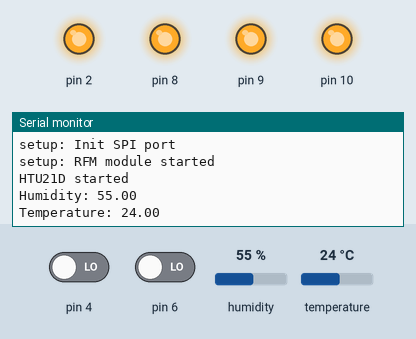
Simulated run of this sketch. Board: Arduino Nano, built with avr-gcc and run on an emulated ATmega328P. On the bench: output pins drawn as LEDs (lit = HIGH), the last lines printed to the serial monitor. The inputs (shaded band) are chosen by the test bench; at power-on: pin 6 LOW, pin 4 LOW, humidity 55 %, temperature 24 °C.

Above: at 1.2 s.
1.3 s: pin 6 driven HIGH
At 1.7 s:
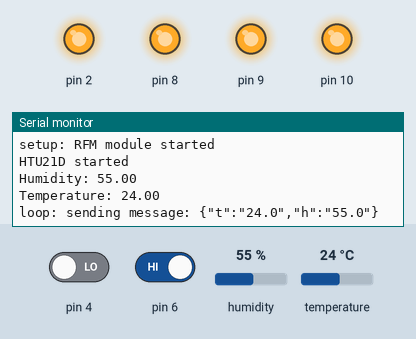
2.8 s: pin 4 driven HIGH
At 4.4 s:
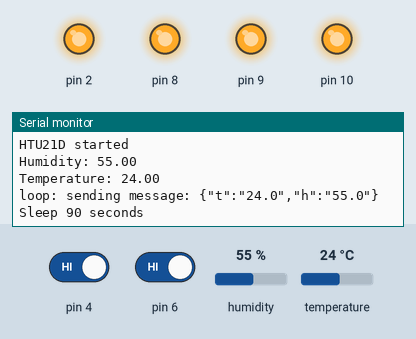

Measured:
- after the input at 1.3 s, the serial monitor: prints a new line at once (image 1)
- after the input at 2.8 s, the serial monitor: prints a new line at once (image 2)

The sketch:

LoRaWAN_V31-htu-lowpower.ino
```cpp
/****************************************************************************************
* File:     LoRaWAN_V31-htu.ino
* Author:   Maarten Westenberg
* Company:  Things4U
*
* E-mail:   mw12554@hotmail.com
*
* Publishing temperature and humidity to thethingsnetwork
* This is the low-power version, for use on battery power.
* So receiving functions are disabled...
*
* Based on the example program made by Gerben of Ideetron http://www.ideetron.nl/LoRa
* Changed and extended to support HTU21d temperature/humidity sensors
* running on an Arduino Pro-Mini
****************************************************************************************/

/****************************************************************************************
* Created on:         20-01-2015
* Supported Hardware: Arduino Pro-Mini board with RFM95 and HTU21d sensor
*
* Description
*
* Minimal Uplink for LoRaWAN
*
* This code demonstrates a LoRaWAN connection on an Arduino Nano board.
* This code sends a JSON message every minute on channel 0 (868.1 MHz) Spreading factor 7.
* On every message the frame counter is raised
*
* This code does not include
* Receiving packets and handeling (although the original receiver code is there in comments)
* Channel switching
* MAC control messages
* Over the Air joining*
*
* Jan 2016; Raised the firmware Version level to 3.1
****************************************************************************************/

/*
*****************************************************************************************
* INCLUDE FILES
*****************************************************************************************
*/
#include <SPI.h>
#include "AES-128_V10.h"
#include "Encrypt_V30.h"
#include "LoRaWAN_V30.h"
#include "RFM95_V20.h"
#include "LoRaMAC_V10.h"
#include "Waitloop_V10.h"
#include "LowPower.h"					// For the Arduino only (not the RFM95)
#include "Wire.h"
/*
*****************************************************************************************
* GLOBAL VARIABLES
*****************************************************************************************
*/

// Sensor
#include <HTU21D.h>
HTU21D myHumidity;						// Init Sensor(s)

// This key is for thethingsnetwork
unsigned char NwkSkey[16] = {
  0x2B, 0x7E, 0x15, 0x16, 0x28, 0xAE, 0xD2, 0xA6, 0xAB, 0xF7, 0x15, 0x88, 0x09, 0xCF, 0x4F, 0x3C
};

// If we want, we can add our own key here
unsigned char AppSkey[16] = {
  0x2B, 0x7E, 0x15, 0x16, 0x28, 0xAE, 0xD2, 0xA6, 0xAB, 0xF7, 0x15, 0x88, 0x09, 0xCF, 0x4F, 0x3C
};

// Please change address below to be specific for your nodes
//
unsigned char DevAddr[4] = {
  0x01, 0x01, 0x01, 0x01
};

// --------------------------------------------------------------------
// SETUP FUNCTION
// --------------------------------------------------------------------
void setup()
{

  //Initialize the UART Serial communication
  Serial.begin(115200);

  //Initialise the SPI port
  Serial.println("setup: Init SPI port");

  SPI.begin();
  SPI.beginTransaction(SPISettings(4000000,MSBFIRST,SPI_MODE0));

  //Initialize I/O pins. Some are not used, need to clean up.
  pinMode(DS2401,OUTPUT);
  pinMode(MFP,INPUT);
  pinMode(DIO0,INPUT);
  pinMode(DIO1,INPUT);
  pinMode(DIO5,INPUT);
  pinMode(DIO2,INPUT);
  pinMode(CS,OUTPUT);
  pinMode(LED,OUTPUT);

  digitalWrite(DS2401,HIGH);
  digitalWrite(CS,HIGH);

  WaitLoop_Init();

  //Wait until RFM module is started
  WaitLoop(20);
  Serial.println("setup: RFM module started");
  digitalWrite(LED,HIGH);

  myHumidity.begin();
  myHumidity.readHumidity();			// First read value after starting does not make sense.
  Serial.println("HTU21D started");
}

//---------------------------------------------------------------------
// MAIN LOOP
//---------------------------------------------------------------------
void loop()
{
  unsigned int  Frame_Counter = 0x0000;
  char msg[64];

  // HTU21 or SHT21
  float humd = myHumidity.readHumidity();
  delay(100);
  float temp = myHumidity.readTemperature();
  if (((int)temp == 999) || ((int)temp == 998)) {
	Serial.println(F("HTU temp timeout"));
  }
  if (((int)humd != 999) && ((int)humd !=998 )) {	// Timeout (no sensor) or CRC error
	Serial.print("Humidity: ");
	Serial.println(humd);
	Serial.print("Temperature: ");
	Serial.println(temp);
  }
  else {
	Serial.println("Error reading temperature and humidity");
	//return;										// In normal operation, return and do not send the 998 values.
  }

  // Floats are not defined in Arduino printf
  // Therefore make some sort of split between integer and fractional part using type casting.

  int it = (int) temp;						// Make integer part
  int ft = (int) ((temp - it)*10);			// Fraction. Has same sign as integer part
  if (ft<0) ft = -ft;						// So if it is negative make fraction positive again.
  int ih = (int) humd;						// Make integer part
  int fh = (int) ((humd - ih)*10);			// Fraction. Has same sign as integer part
  if (fh<0) fh = -fh;						// So if it is negative make fraction positive again.

  sprintf(msg,"{\"t\":\"%d.%d\",\"h\":\"%d.%d\"}",it,ft,ih,fh);

  unsigned char Test = 0x00;
  unsigned char Sleep_Sec = 0x00;
  unsigned char Sleep_Time = 0x01;

  unsigned char Data_Tx[256];
  //unsigned char Data_Rx[64];				// No receiver supported
  unsigned char Data_Length_Tx;
  //unsigned char Data_Length_Rx = 0x00;	// No receiver supported

  //Initialize RFM module
  RFM_Init();

  //Construct data
  memcpy(Data_Tx, msg, strlen(msg));
  Data_Length_Tx = strlen(msg);

  Serial.print("loop: sending message: "); Serial.println(msg);

  //Data_Length_Rx = LORA_Cycle(Data_Tx, Data_Rx, Data_Length_Tx);	// Send and receive
  LORA_Send_Data(Data_Tx, Data_Length_Tx, Frame_Counter);			// Send only! (for battery sensors)

  Frame_Counter++;

  Serial.println("Sleep 90 seconds"); Serial.println();
  delay(200);										// Delay if Sleep to succeed if all comms is done
  RFM_Write(0x01,0x00);								// Put RFM95 in Sleep mode

  LowPower.powerDown(SLEEP_8S, ADC_OFF, BOD_OFF);	// Put Arduino in Sleep mode 12 times 8 seconds
  LowPower.powerDown(SLEEP_8S, ADC_OFF, BOD_OFF);   // Either this or a for-loop (whatever takes less memory)
  LowPower.powerDown(SLEEP_8S, ADC_OFF, BOD_OFF);
  LowPower.powerDown(SLEEP_8S, ADC_OFF, BOD_OFF);
  LowPower.powerDown(SLEEP_8S, ADC_OFF, BOD_OFF);
  LowPower.powerDown(SLEEP_8S, ADC_OFF, BOD_OFF);
  LowPower.powerDown(SLEEP_8S, ADC_OFF, BOD_OFF);
  LowPower.powerDown(SLEEP_8S, ADC_OFF, BOD_OFF);
  LowPower.powerDown(SLEEP_8S, ADC_OFF, BOD_OFF);
  LowPower.powerDown(SLEEP_8S, ADC_OFF, BOD_OFF);
  LowPower.powerDown(SLEEP_8S, ADC_OFF, BOD_OFF);
  LowPower.powerDown(SLEEP_8S, ADC_OFF, BOD_OFF);
}
```
